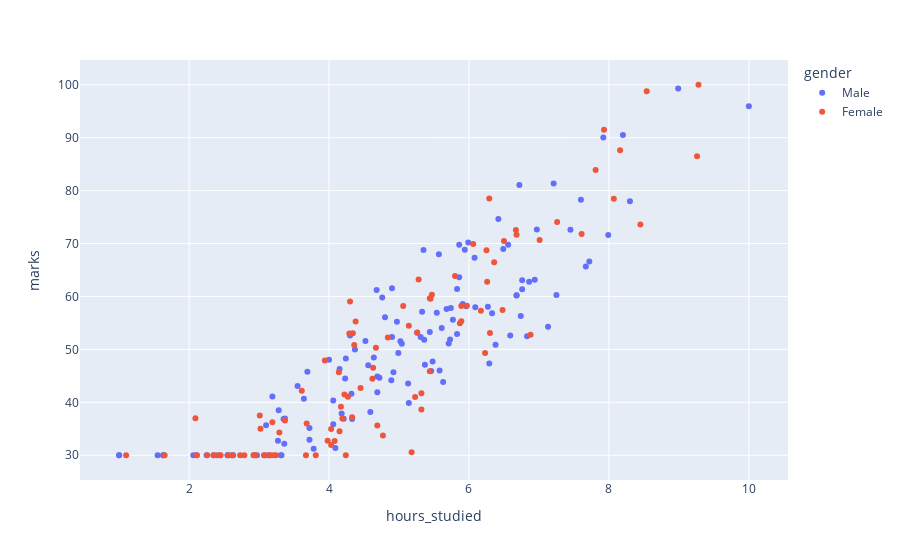

The notebook cell this image was saved under:
### Code cell
fig = px.scatter(data_frame=students, x='hours_studied', y='marks', color='gender')
fig.show()
